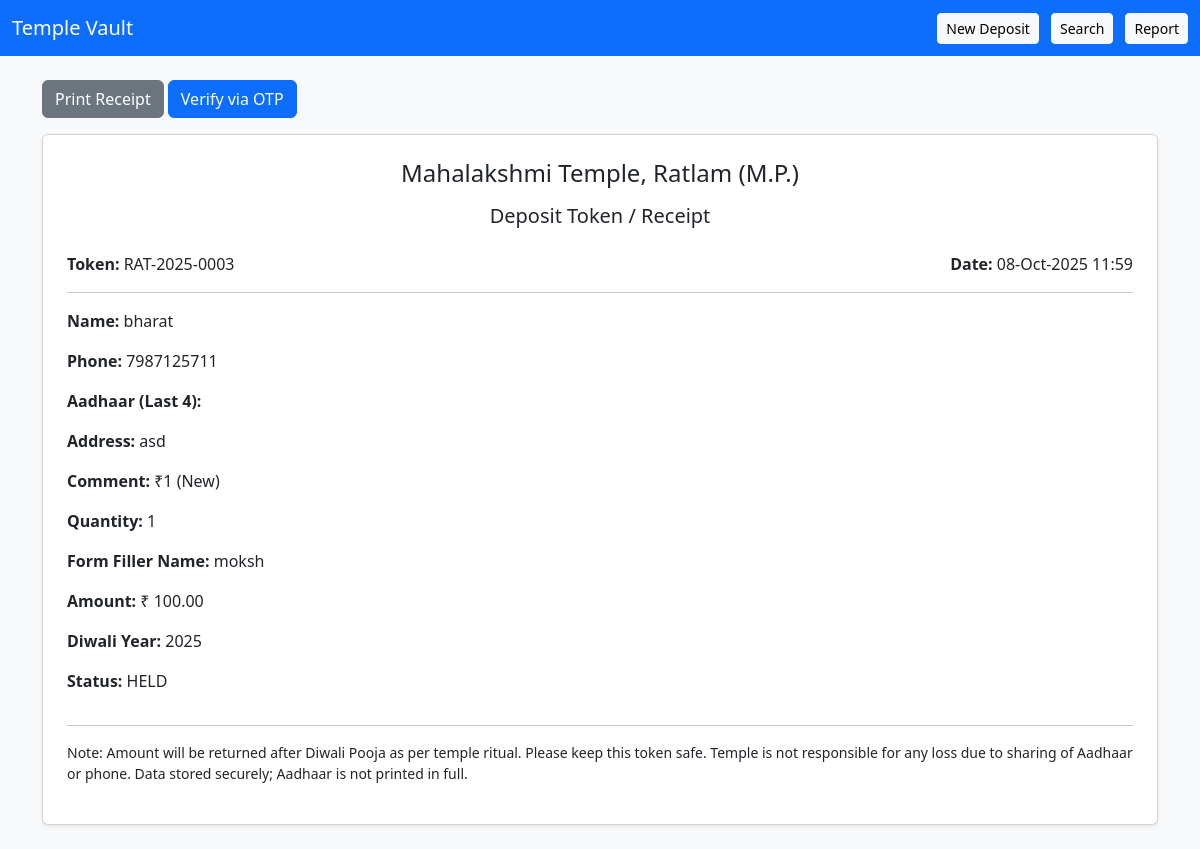
Screenshot of /receipt/RAT-2025-0003/ (signed in) with the database file from the repository.
### vault/models.py (models this page shows, shortened)
class Deposit(models.Model):
    STATUS_CHOICES = [
        ('HELD','Held in Temple'),
        ('RETURNED','Returned to Devotee'),
        ('CANCELLED','Cancelled'),
    ]
    devotee = models.ForeignKey(Devotee, on_delete=models.PROTECT, related_name='deposits')
    amount = models.DecimalField(max_digits=10, decimal_places=2, validators=[MinValueValidator(1)])
    token = models.CharField(max_length=20, unique=True, db_index=True)
    diwali_year = models.IntegerField(help_text='Diwali cycle year (e.g., 2025)')
    received_at = models.DateTimeField(default=timezone.now)
    status = models.CharField(max_length=10, choices=STATUS_CHOICES, default='HELD')
    returned_at = models.DateTimeField(null=True, blank=True)
    remarks = models.CharField(max_length=200, blank=True)
    comment_choice = models.CharField(max_length=50, blank=True, null=True)
    form_filler_name = models.CharField(max_length=120, blank=True, null=True)
    quantity = models.PositiveIntegerField(default=1)

class Devotee(models.Model):
    name = models.CharField(max_length=200)
    phone = models.CharField(max_length=15)
    aadhaar_hash = models.CharField(max_length=64)   # ✅ SHA256 hash
    aadhaar_last4 = models.CharField(max_length=4, blank=True, null=True)
    address = models.TextField(blank=True, null=True)
    email = models.EmailField(blank=True, null=True)
    created_at = models.DateTimeField(auto_now_add=True)   # ✅ added timestamp

### vault/views.py (the view)
# urls.py: path('receipt/<str:token>/', views.receipt, name='receipt'),
@login_required(login_url='/login/')
def receipt(request, token):
    deposit = get_object_or_404(Deposit, token=token)
    context = {
        'd': deposit,
        'widget_id': '356a6568356a343732333939',       # MSG91 widget ID
        'token_auth': '472099TjSVarLM2l68e2193bP1'     # MSG91 token
    }
    return render(request, 'vault/receipt.html', context)

### vault/templates/vault/receipt.html (shortened to what this page needs)
{% extends 'vault/base.html' %}
{% block content %}
<div class="no-print mb-3">
  <a class="btn btn-secondary" href="javascript:print()">Print Receipt</a>
 <button id="otpButton" class="btn btn-primary">Verify via OTP</button>
</div>
<div class="card p-4 shadow-sm">
  <h4 class="text-center mb-3">Mahalakshmi Temple, Ratlam (M.P.)</h4>
  <h5 class="text-center mb-4">Deposit Token / Receipt</h5>
  <div class="row">
    <div class="col-md-6"><strong>Token:</strong> {{ d.token }}</div>
    <div class="col-md-6 text-md-end"><strong>Date:</strong> {{ d.received_at|date:"d-M-Y H:i" }}</div>
  </div>
  <hr/>
  <p><strong>Name:</strong> {{ d.devotee.name }}</p>
  <p><strong>Phone:</strong> {{ d.devotee.phone }}</p>
  <p><strong>Aadhaar (Last 4):</strong> {{ d.devotee.aadhaar_last4 }}</p>
  <p><strong>Address:</strong> {{ d.devotee.address }}</p>
  <p><strong>Comment:</strong> {{ d.comment_choice }}</p>
  <p><strong>Quantity:</strong> {{ d.quantity }}</p>
  <p><strong>Form Filler Name:</strong> {{ d.form_filler_name }}</p>
  <p><strong>Amount:</strong> ₹ {{ d.amount }}</p>
  <p><strong>Diwali Year:</strong> {{ d.diwali_year }}</p>
  <p><strong>Status:</strong> {{ d.status }}</p>
  <hr/>
  <p class="small">
    Note: Amount will be returned after Diwali Pooja as per temple ritual. Please keep this token safe.
    Temple is not responsible for any loss due to sharing of Aadhaar or phone. Data stored securely; Aadhaar is not printed in full.
  </p>
</div>
{% endblock %} -->

### rows the page displays
Deposit: token "RAT-2025-0003", received_at "08-Oct-2025 11:59", devotee.name "bharat", devotee.phone "7987125711", devotee.address "asd", comment_choice "₹1 (New)", quantity "1", form_filler_name "moksh", amount "100.00", diwali_year "2025", status "HELD"
